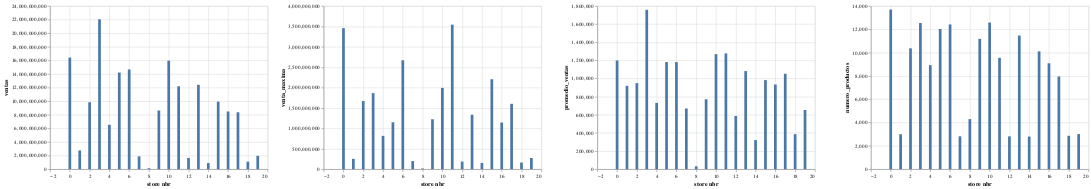

Notebook code cell kept with this figure:
### Code cell
alt.Chart(aux1).mark_bar().encode(
    x = alt.X("store_nbr",title= "store nbr"),
    y = alt.Y(alt.repeat("column"),type = "quantitative")).repeat(
        column = ['ventas','venta_maxima','promedio_ventas','numero_productos']
    )

### Figure 1 — Vega-Lite specification as saved in the notebook (floating-point values rounded to 4 significant figures)
{"config": {"view": {"continuousWidth": 400, "continuousHeight": 300}}, "repeat": {"column": ["ventas", "venta_maxima", "promedio_ventas", "numero_productos"]}, "spec": {"data": {"name": "data-e2caafc474d6e209f6dc8901f946161e"}, "mark": "bar", "encoding": {"x": {"type": "quantitative", "field": "store_nbr", "title": "store nbr"}, "y": {"type": "quantitative", "field": {"repeat": "column"}}}}, "$schema": "https://vega.github.io/schema/vega-lite/v4.8.1.json", "datasets": {"data-e2caafc474d6e209f6dc8901f946161e": [{"store_nbr": 0, "ventas": 16418267518, "promedio_ventas": 1199000.0, "numero_productos": 13695, "venta_maxima": 3456864833, "qadim_total": 10397914}, {"store_nbr": 1, "ventas": 2758606898, "promedio_ventas": 919500.0, "numero_productos": 3000, "venta_maxima": 253721858, "qadim_total": 2307764}, {"store_nbr": 2, "ventas": 9839365575, "promedio_ventas": 949200.0, "numero_productos": 10366, "venta_maxima": 1670239384, "qadim_total": 6130267}, {"store_nbr": 3, "ventas": 22041054712, "promedio_ventas": 1758000.0, "numero_productos": 12538, "venta_maxima": 1864124874, "qadim_total": 13073037}, {"store_nbr": 4, "ventas": 6525964541, "promedio_ventas": 731000.0, "numero_productos": 8927, "venta_maxima": 816838159, "qadim_total": 4643232}, {"store_nbr": 5, "ventas": 14213615219, "promedio_ventas": 1182000.0, "numero_productos": 12027, "venta_maxima": 1149635274, "qadim_total": 8823629}, {"store_nbr": 6, "ventas": 14667332946, "promedio_ventas": 1181000.0, "numero_productos": 12416, "venta_maxima": 2669139921, "qadim_total": 7748287}, {"store_nbr": 7, "ventas": 1889048119, "promedio_ventas": 669400.0, "numero_productos": 2822, "venta_maxima": 198867934, "qadim_total": 1628675}, {"store_nbr": 8, "ventas": 136694827, "promedio_ventas": 31820.0, "numero_productos": 4296, "venta_maxima": 17507657, "qadim_total": 88906}, {"store_nbr": 9, "ventas": 8628709994, "promedio_ventas": 771700.0, "numero_productos": 11181, "venta_maxima": 1223976237, "qadim_total": 5033038}, {"store_nbr": 10, "ventas": 15956519833, "promedio_ventas": 1269000.0, "numero_productos": 12579, "venta_maxima": 1992699241, "qadim_total": 8412116}, {"store_nbr": 11, "ventas": 12196295877, "promedio_ventas": 1277000.0, "numero_productos": 9551, "venta_maxima": 3542187875, "qadim_total": 5930142}, {"store_nbr": 12, "ventas": 1650243864, "promedio_ventas": 586400.0, "numero_productos": 2814, "venta_maxima": 186652528, "qadim_total": 1334077}, {"store_nbr": 13, "ventas": 12408663821, "promedio_ventas": 1082000.0, "numero_productos": 11467, "venta_maxima": 1334203270, "qadim_total": 7604030}, {"store_nbr": 14, "ventas": 898311574, "promedio_ventas": 320900.0, "numero_productos": 2799, "venta_maxima": 153312254, "qadim_total": 863317}, {"store_nbr": 15, "ventas": 9935473194, "promedio_ventas": 982500.0, "numero_productos": 10112, "venta_maxima": 2204794353, "qadim_total": 5763505}, {"store_nbr": 16, "ventas": 8484774638, "promedio_ventas": 934000.0, "numero_productos": 9084, "venta_maxima": 1143359057, "qadim_total": 5676432}, {"store_nbr": 17, "ventas": 8367446284, "promedio_ventas": 1052000.0, "numero_productos": 7952, "venta_maxima": 1602351522, "qadim_total": 5386403}, {"store_nbr": 18, "ventas": 1105607935, "promedio_ventas": 386200.0, "numero_productos": 2863, "venta_maxima": 163824509, "qadim_total": 937588}, {"store_nbr": 19, "ventas": 1967311057, "promedio_ventas": 652900.0, "numero_productos": 3013, "venta_maxima": 274780730, "qadim_total": 1696304}]}}
